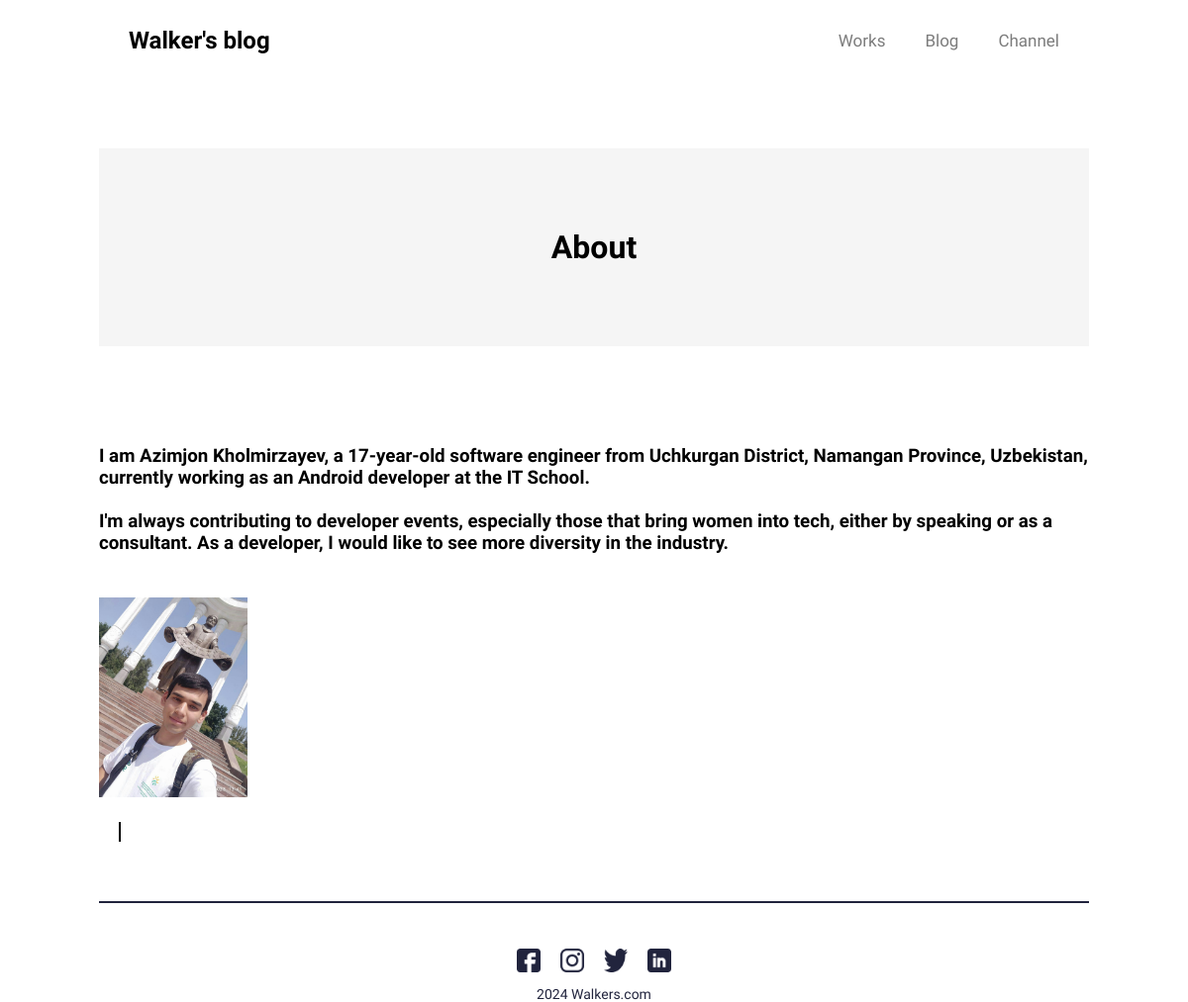
The page /about/ on the database its author committed.
### about/models.py (models this page shows, shortened)
class About(models.Model):
    title = RichTextField()

### blog/views.py (the view)
# urls.py: path('about/', AboutPageView.as_view(), name='about'),
class AboutPageView(ListView):
    model = About
    template_name = 'about.html'

### templates/about.html (shortened to what this page needs)
<!DOCTYPE html>
<html lang="en">
<head>
</head>
<body>
{% extends 'base.html' %}
{% block content %}
<header>
    <div class="container">
        <div class="main">
            <div class="blog">
                <h1>About</h1>
            </div>
            {% for blog in object_list %}
            <div class="blogs">
                <h1 class="title">{{ blog.title | safe}}</h1>
                <div class="flextech">
                    <div class="line"></div>
                </div>
                <div class="lines"></div>
            </div>
            {% endfor %}
        </div>
    </div>
</header>
{% endblock content %}

### static/css/base.css (style rules this page uses)
* { margin: 0; padding: 0; font-family: Heebo; box-sizing: border-box; transition: all ease-in-out 0.4s; }
.container { width: 1000px; margin: 0 auto; }
.blog { width: 100%; height: 200px; background-color: rgb(245, 245, 245); display: flex; align-items: center; justify-content: center; position: relative; margin-bottom:150px; }
.blogs { height:auto; display:flex; display: flex; flex-direction: column; margin-top:50px; }
.title { color: #21243d; font-family: Heebo; font-size: 30px; font-style: normal; font-weight: 500; margin-top:20px; line-height: normal; }
.flextech { display: flex; align-items: center; gap: 20px; margin-top:20px; margin-bottom:20px; }
.line { width: 2px; height: 20px; background-color: black; }
.lines { width: 100%; height: 2px; margin-top: 20px; margin-bottom: 20px; background-color: #21243d; }

### templates/about.html (style rules this page uses)
* { margin: 0; font-family: Heebo; padding: 0; box-sizing: border-box; }
.container { width: 1000px; margin: 0 auto; }
.blog { width: 100%; height: 200px; background-color: rgb(245, 245, 245); display: flex; align-items: center; justify-content: center; position: relative; top: 70px; }
.blogs { height:auto; margin-top: 70px; display: flex; flex-direction: column; }
.title { color: #21243d; font-family: Heebo; font-size: 30px; font-style: normal; font-weight: 500; margin-top:20px; line-height: normal; }
.flextech { display: flex; align-items: center; gap: 20px; margin-top:20px; margin-bottom:20px; }
.line { width: 2px; height: 20px; background-color: black; }
.lines { width: 100%; height: 2px; margin-bottom: 40px; margin-top: 20px; background-color: #21243d; }

### rows shown on the page
About: title "I am Azimjon Kholmirzayev, a 17-year-old software engineer from Uchkurgan District, Namangan Province, Uzbekistan, currently working as an Android developer at the IT School. I'm always contributing to developer events, especially those that bring women into tech, either by speaking or as a consultant. As a developer, I would like to see more diversity in the industry.", title (picture)
